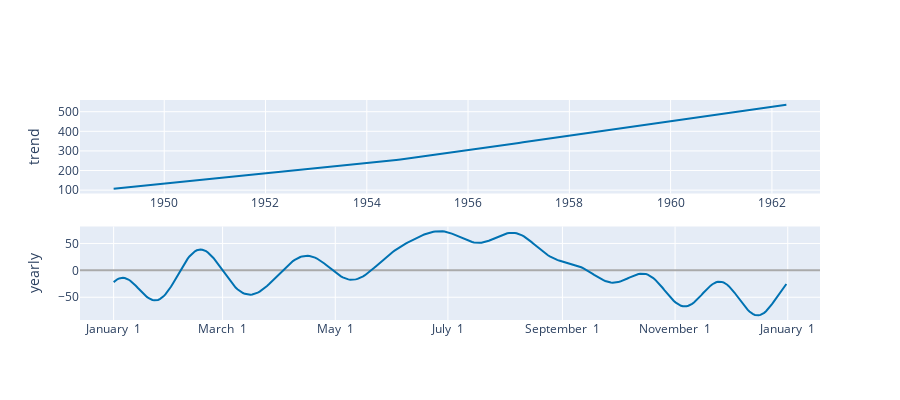

Write notebook code for a chart like this one.
### Code cell
plot_components_plotly(m, forecast)

### Figure 1 — Plotly figure (JSON) as saved in the notebook; plotly's stock layout.template omitted (floating-point values rounded to 4 significant figures; data arrays with more than 128 entries replaced by an {"elided": "..."} marker saying what was removed)
{"data": [{"line": {"color": "#0072B2", "width": 2}, "mode": "lines", "name": "trend", "type": "scatter", "x": {"elided": "644 str values"}, "xaxis": "x", "y": {"elided": "644 float values"}, "yaxis": "y"}, {"line": {"color": "rgba(0, 114, 178, 0.2)", "width": 0}, "mode": "lines", "name": "trend_upper", "type": "scatter", "x": {"elided": "644 str values"}, "xaxis": "x", "y": {"elided": "644 float values"}, "yaxis": "y"}, {"fill": "tonexty", "fillcolor": "rgba(0, 114, 178, 0.2)", "line": {"color": "rgba(0, 114, 178, 0.2)", "width": 0}, "mode": "lines", "name": "trend_lower", "type": "scatter", "x": {"elided": "644 str values"}, "xaxis": "x", "y": {"elided": "644 float values"}, "yaxis": "y"}, {"line": {"color": "#0072B2", "width": 2}, "mode": "lines", "name": "yearly", "type": "scatter", "x": {"elided": "365 str values"}, "xaxis": "x2", "y": {"elided": "365 float values"}, "yaxis": "y2"}], "layout": {"height": 400, "showlegend": false, "width": 900, "xaxis": {"anchor": "y", "domain": [0, 1], "range": ["1948-05-03T09:36:00", "1962-12-13T14:24:00"], "type": "date"}, "xaxis2": {"anchor": "y2", "domain": [0, 1], "range": ["2016-12-13T18:54:02.958904115", "2018-01-18T11:04:57.863013581"], "tickformat": "%B %e", "type": "date"}, "yaxis": {"anchor": "x", "domain": [0.575, 1], "rangemode": "normal", "title": {"text": "trend"}, "zerolinecolor": "#AAA"}, "yaxis2": {"anchor": "x2", "domain": [0, 0.425], "title": {"text": "yearly"}, "zerolinecolor": "#AAA"}}}
